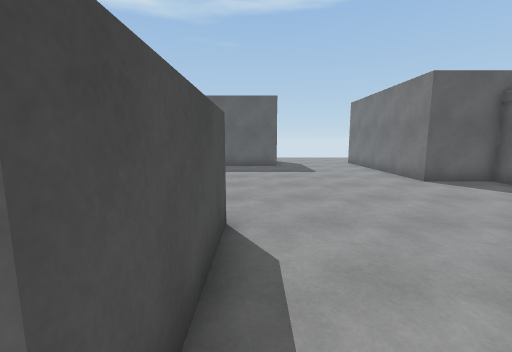
View 1 (above)

24 first-person views from a walk through a scene from a Unity 3-D project. The camera is 1.5 m above the floor, tilts 8° down and sees 90° across. The floor is counted in squares, 1 m on a side. Each view is taken from the middle of a square. On the plan, view 1 faces up. The plan holds only what a view shows up to about 13 squares ahead; the rest is blank. The place goes on beyond the plan. The player is left out.

View 2
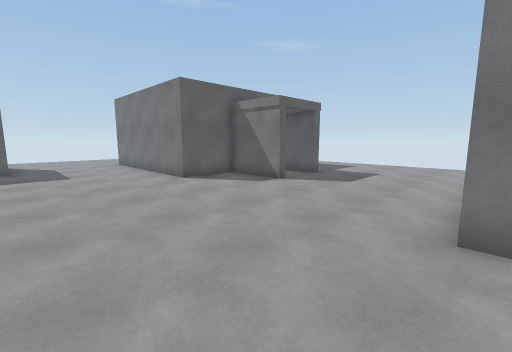

View 3
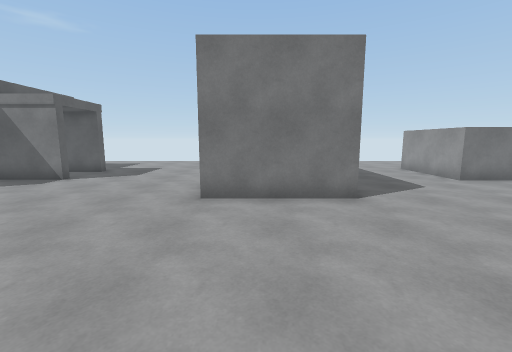

View 4
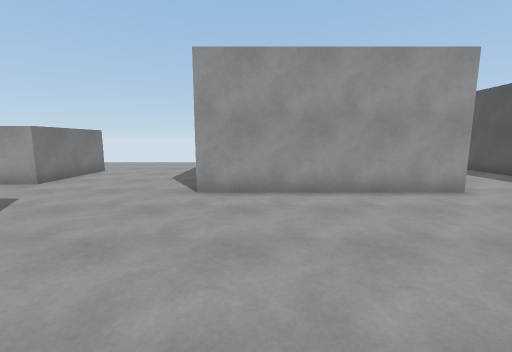

View 5
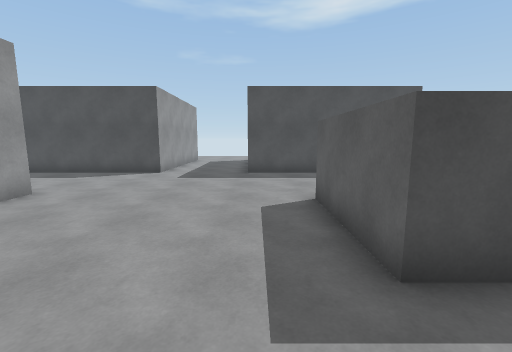

View 6
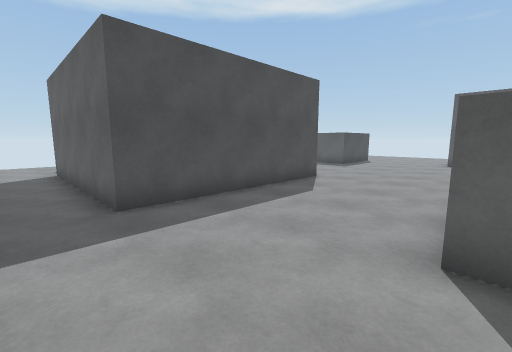

View 7
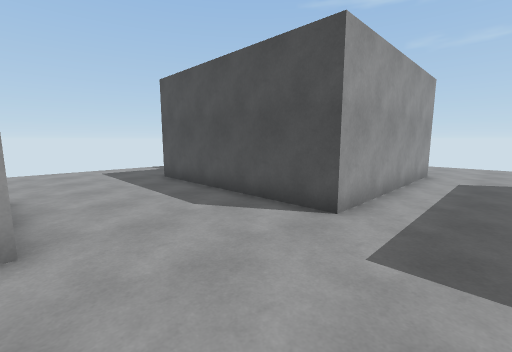

View 8
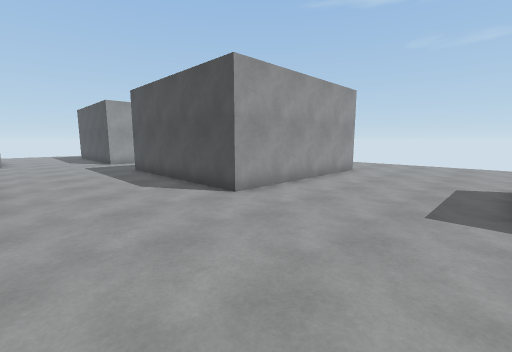

View 9
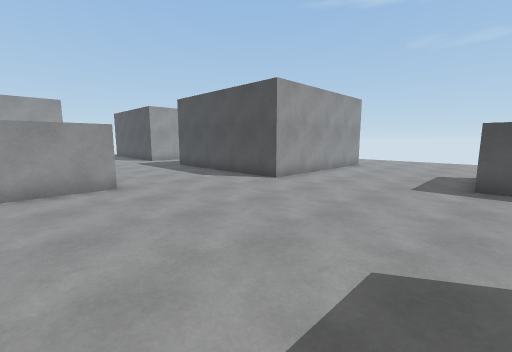

View 10
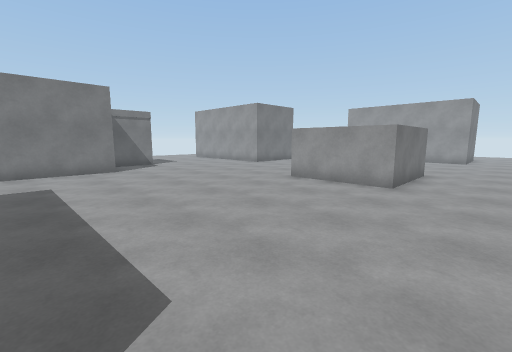

View 11
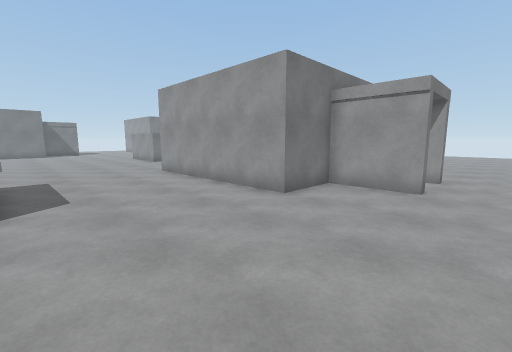

View 12
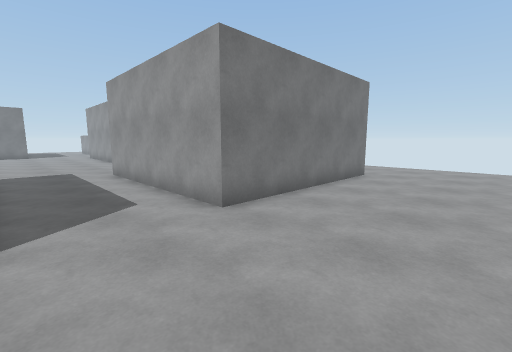

View 13
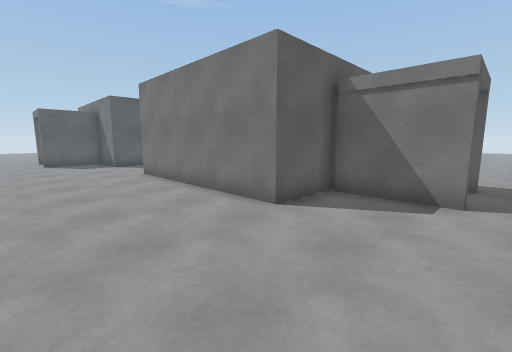

View 14
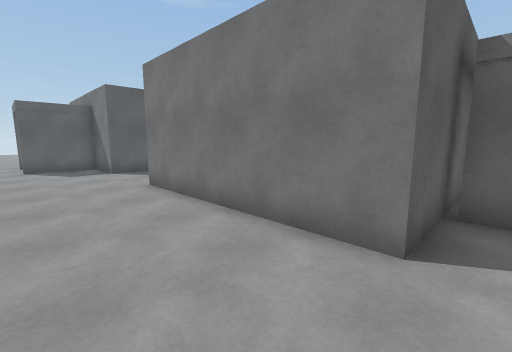

View 15
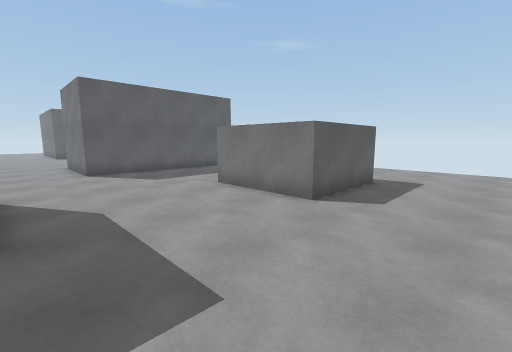

View 16
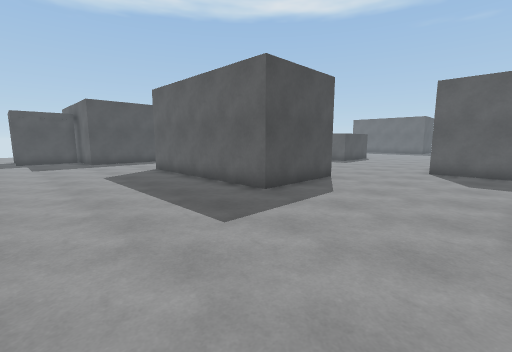

View 17
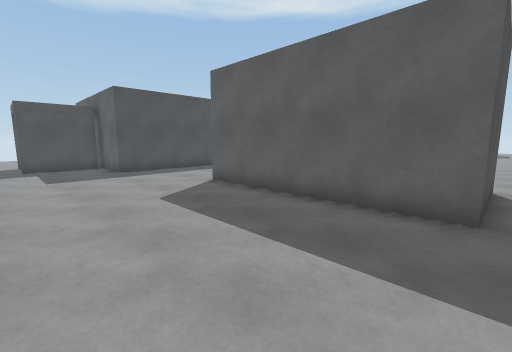

View 18
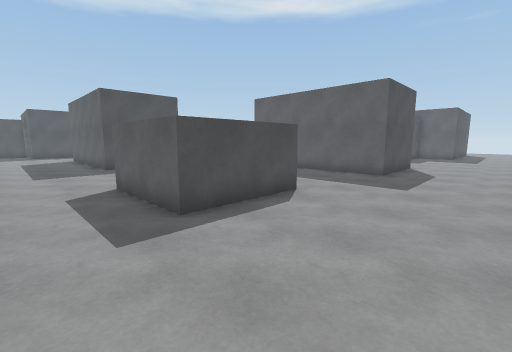

View 19
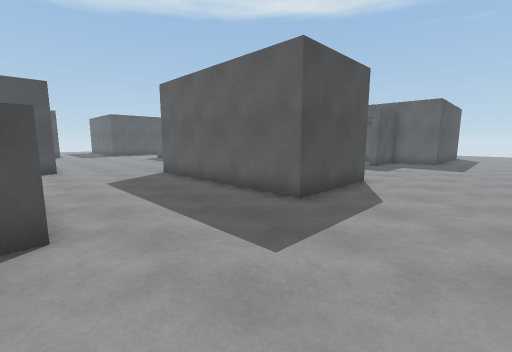

View 20
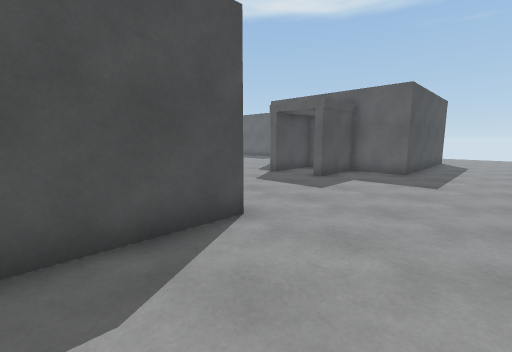

View 21
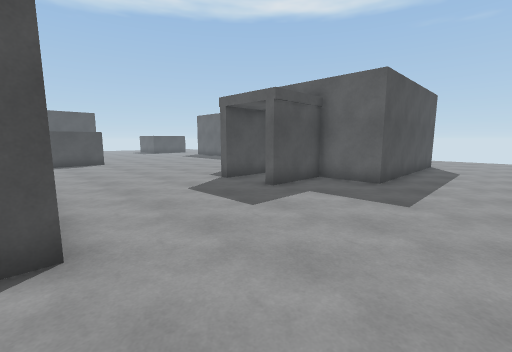

View 22
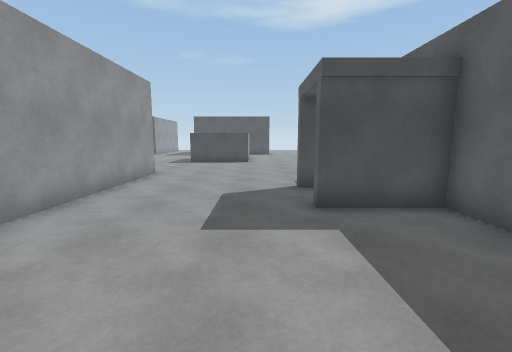

View 23
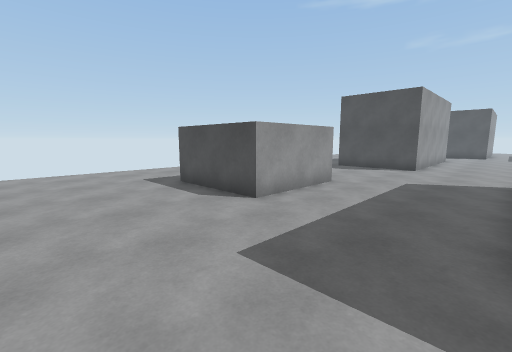

View 24
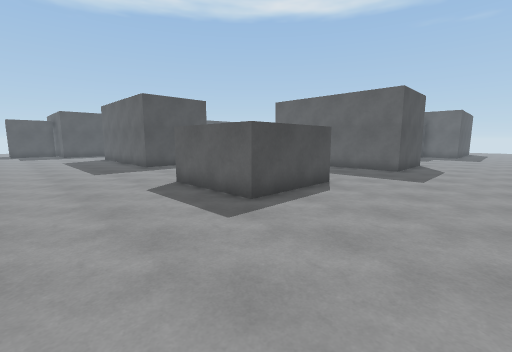

### Floor plan
Points are (right, up) in squares from view 1. A wall is a line through its corners. A room is listed if a view was taken in it or the views show most of it. See-through windows are left out.
Room 1 (views 1, 2, 3, 4, 5, 6, 7, 8, 9, 10, 11, 12, 13, 14, 15, 16, 17, 18, 19, 20, 21, 22, 23, 24)
walls: (-0.5, 0.5) (-4.5, 0.5) (-4.5, 4.5) (-0.5, 4.5) (-0.5, 0.5); (-5.1, -7.3) (2.7, -7.3) (2.7, -11.3) (-5.1, -11.3); (8.5, -8.6) (12.4, -8.6) (12.4, -12.5) (8.5, -12.5) (8.5, -8.6); (9, 8.6) (9, 6.4) (8.6, 6.4) (8.6, 9.2) (6.1, 9.2) (6.1, 13.5); (13.2, 0.5) (13.2, -3.6) (5.5, -3.6) (5.5, 0.4) (12.6, 0.4); (-12.3, -13.6) (-12.3, -16.4); (-15, -13.2) (-17.5, -13.2) (-17.5, -5.4) (-9.8, -5.4) (-9.8, -13.2) (-12.5, -13.2); (-11.5, 13.1) (-11.5, 12.2); (-20.3, 3.9) (-17.5, 3.9) (-17.5, 6.4) (-9.8, 6.4) (-9.8, -1.4) (-17.5, -1.4) (-17.5, 1.1) (-20.3, 1.1); (-15.1, -16.4) (-15.1, -13.4); (13.9, 13.5) (13.9, 9.2) (11.5, 9.2) (11.5, 6.4) (11.1, 6.4) (11.1, 8)
ways out: opening at (-21.5, 1); opening at (-21.5, 4); opening at (-15, -17); opening at (-12.5, -17)

Where each view was taken, in squares from view 1:
view 1: 0 up, 0 right, facing up
view 2: 0 up, 1 right, facing up-right
view 3: 1 down, 1 left, facing right
view 4: 0 up, 1 right, facing down
view 5: 1 down, 2 right, facing left
view 6: 3 down, 4 left, facing up-left
view 7: 3 down, 5 left, facing down-left
view 8: 12 up, 5 left, facing down-left
view 9: 13 up, 2 left, facing down-left
view 10: 13 up, 7 left, facing down-right
view 11: 12 up, 22 left, facing down-right
view 12: 2 down, 22 left, facing down-right
view 13: 17 down, 22 left, facing up-right
view 14: 14 down, 21 left, facing up-right
view 15: 16 down, 3 right, facing up-right
view 16: 17 down, 8 right, facing up-left
view 17: 17 down, 3 right, facing up-left
view 18: 15 down, 17 right, facing up-left
view 19: 9 down, 17 right, facing up-left
view 20: 3 down, 17 right, facing up-left
view 21: 0 up, 17 right, facing up-left
view 22: 5 up, 17 right, facing left
view 23: 4 down, 17 right, facing down-left
view 24: 17 down, 17 right, facing up-left
